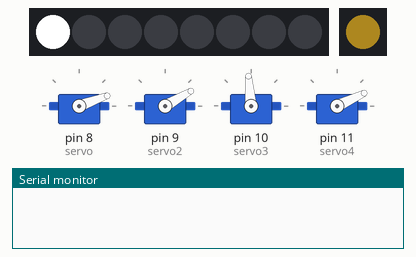
The sketch below on a simulated Arduino Uno, built with avr-gcc and run on an emulated ATmega328P. Shown: 4 × servo, 8 RGB LEDs in strip order, left to right, 1 RGB LEDs in strip order, left to right, the last lines printed to the serial monitor. Dim RGB values are drawn brighter than linear.

Above: at 0.01 s.
At 5.6 s:
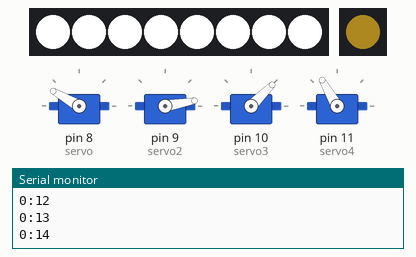
At 12.9 s:
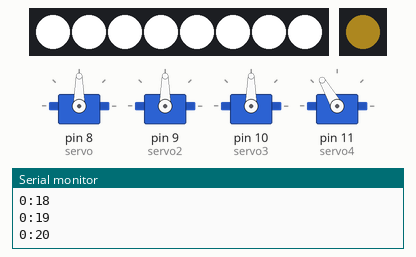
At 26.1 s:
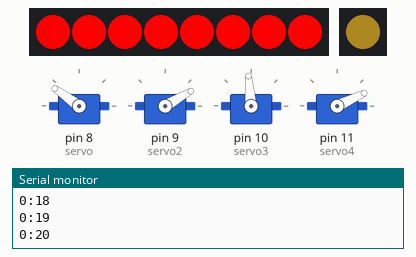
At 31.2 s:
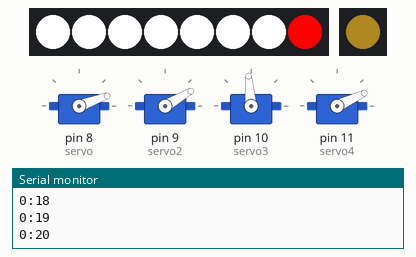
At 39.2 s:
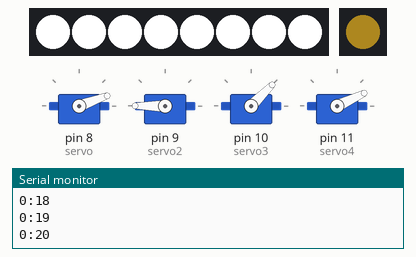
Timing chart, 0 to 40.0 s (numbered marks = the images above):
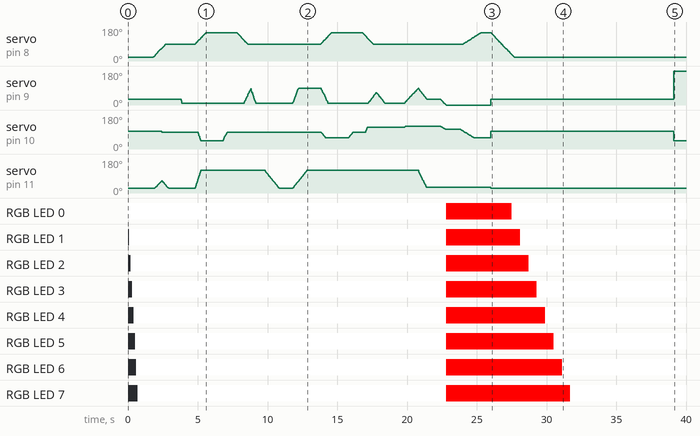

Measured:
- what the display in image 4 shows lasts 0.6 s, from 31.1 s to 31.7 s

The sketch:

GLaDOS.ino
```cpp
#include <VarSpeedServo.h>
#include <Adafruit_NeoPixel.h>

//servos
VarSpeedServo servo;
VarSpeedServo servo2;
VarSpeedServo servo3;
VarSpeedServo servo4;

//LEDs
#define BLEDs 8
#define HLEDs 1
Adafruit_NeoPixel base = Adafruit_NeoPixel(BLEDs, 7, NEO_GRB + NEO_KHZ800);
Adafruit_NeoPixel head = Adafruit_NeoPixel(HLEDs, 6, NEO_GRB + NEO_KHZ800);


void setup() {
  Serial.begin(9600);

  pinMode(6, OUTPUT);
  pinMode(7, OUTPUT);
  pinMode(8, OUTPUT);
  pinMode(9, OUTPUT);

  pinMode(10, OUTPUT);
  pinMode(11, OUTPUT);
  pinMode(12, INPUT);

  //setup servos
  servo.attach(8);
  servo2.attach(9);
  servo3.attach(10);
  servo4.attach(11);

  //initialize LEDs
  base.begin();
  head.begin();
  head.setBrightness(50);
  head.setPixelColor(0, 255, 200, 50);
  head.show();

  endingSpeech();

}

void loop() {

}

void endingSpeech(){
  //0:10
  servo.write(20);
  servo2.write(30);
  servo3.write(95);
  servo4.write(25);
  for(int t = 0; t < 8; t++){
    base.setPixelColor(t, 255, 255, 255);
    base.show();
    delay(100);
  }
  Serial.println("0:10");
  //0:11
  delay(1000);
  servo.write(90, 50);
  Serial.println("0:11");
  //0:12
  delay(100);
  servo3.write(95);
  servo4.write(120, 50);
  // "Oh thank god you're all right"
  delay(500);
  servo3.write(90);
  servo4.write(25, 50);
  delay(400);
  Serial.println("0:12");
  //0:13
  delay(1000);
  servo2.write(10, 240);
  Serial.println("0:13");
  //0:14
  delay(1000);
  Serial.println("0:14");
  //0:15
  servo.write(150, 50);
  servo4.write(120, 150);
  delay(200);
  servo3.write(45, 150);
  delay(800);
  Serial.println("0:15");
  //0:16
  delay(1000);
  Serial.println("0:16");
  //0:17
  servo3.write(90, 100);
  delay(1000);
  Serial.println("0:17");
  //0:18
  servo.write(90, 50);
  delay(500);
  servo2.write(90, 100);
  delay(500);
  Serial.println("0:18");
  //0:19
  servo2.write(10, 150);
  delay(1000);
  Serial.println("0:19");
  //0:20
  servo4.write(25, 60);
  delay(1000);
  Serial.println("0:20");
  //0:21
  delay(1000);
  //0:22
  servo4.write(120, 60);
  servo2.write(90, 130);
  delay(1000);
  //0:23
  delay(1000);
  //0:24
  servo.write(150, 50);
  servo2.write(10, 100);
  servo3.write(60, 60);
  delay(1000);
  //0:25
  delay(1000);
  //0:26
  servo3.write(90, 60);
  delay(1000);
  //0:27
  servo.write(90, 50);
  delay(200);
  servo3.write(115, 100);
  delay(200);
  servo2.write(90, 60);
  delay(600);
  //0:28
  servo2.write(10, 60);
  delay(1000);
  //0:29
  delay(1000);
  //0:30
  servo2.write(100, 50);
  servo3.write(120, 50);
  //0:31
  delay(1000);
  //0:32
  servo4.write(30, 100);
  servo2.write(30, 60);
  //0:33
  delay(1000);
  //0:34
  delay(600);
  servo2.write(0, 50);
  servo3.write(105, 30);
  delay(400);
  //0:35
  for(int t = 0; t < 8; t++){
    base.setPixelColor(t, 255, 0, 0);
    base.show();
  }
  //0:36
  delay(1000);
  //0:37
  servo3.write(90, 30);
  delay(200);
  servo3.write(60, 30);
  servo.write(150, 30);
  delay(1000);
  //0:38
  delay(1000);
  //0:39
  //0:40
  //0:41
  //0:42
  //0:43
  //0:44
  //0:45
  //0:46
  //0:47
  //0:48
  //0:49
  //0:50

  servo.write(20, 50);
  servo2.write(30);
  servo3.write(95);
  servo4.write(25);
  delay(1500);
  head.setPixelColor(0, 255, 200, 50);
  head.show();
  for(int t = 0; t < 8; t++){
    base.setPixelColor(t, 255, 255, 255);
    base.show();
    delay(600);
  }
  delay(2000);
  head.setPixelColor(0, 255, 200, 50);
  head.show();
  for(int t = 0; t < 8; t++){
    base.setPixelColor(t, 255, 255, 255);
    base.show();
    delay(600);
  }
  servo2.write(180);
  servo3.write(45);

}

void test(VarSpeedServo x, int ang1, int ang2){
  x.write(ang1, 255);
  delay(1000);
  x.write(ang2, 255);
}
```
